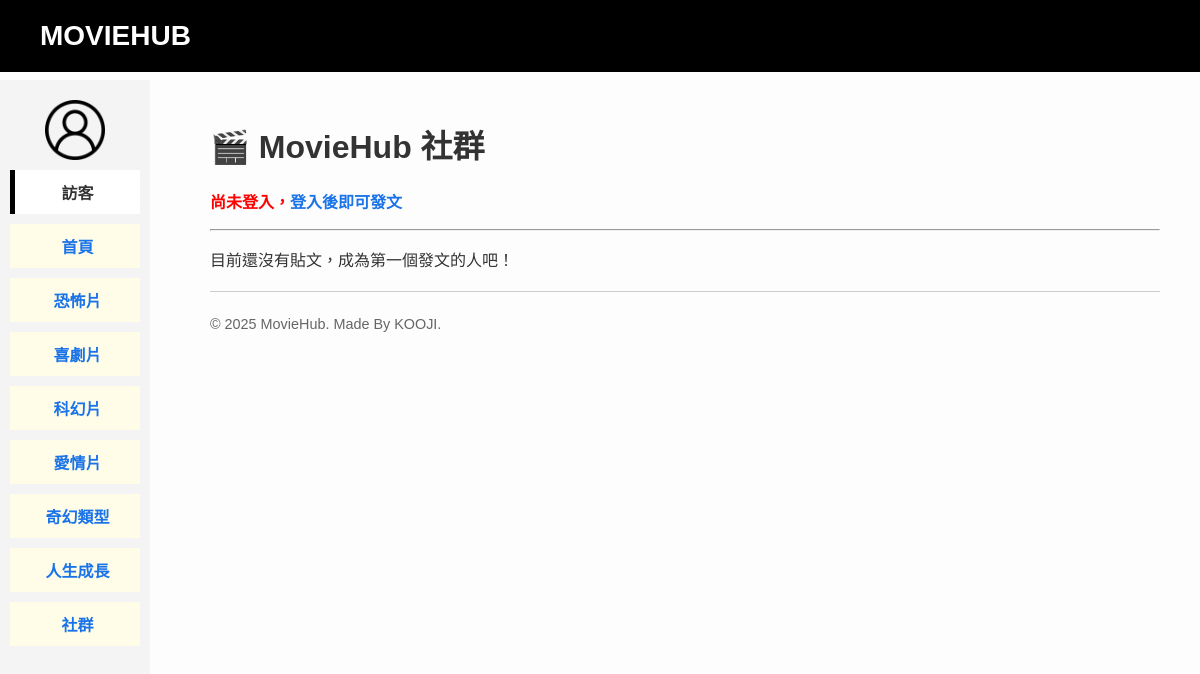
Before: /community with the older database file.
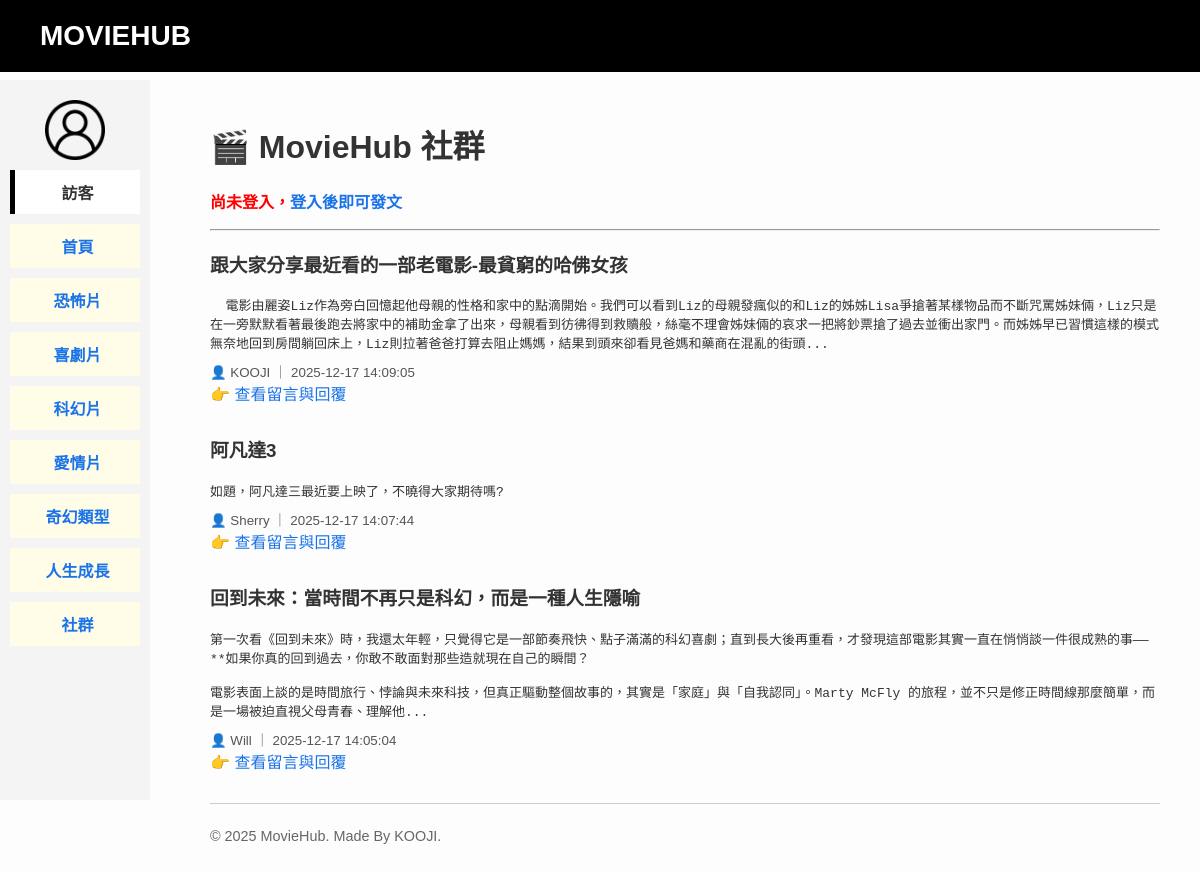
After: the same page with the newer database file.
### tables this page shows
CREATE TABLE community_posts (
                id INTEGER PRIMARY KEY AUTOINCREMENT,
                username TEXT NOT NULL,
                title TEXT NOT NULL,
                content TEXT NOT NULL,
                timestamp DATETIME DEFAULT CURRENT_TIMESTAMP
            );

### main.py (the view, shortened to what this page needs)
@app.route("/community", methods=["GET", "POST"])
def community():
    posts = db.get_all_community_posts()
    return render_template("community.html", posts=posts)

### database.py (called while the page is built)
    def get_all_community_posts(self):
        self.cursor.execute(
            'SELECT * FROM community_posts ORDER BY timestamp DESC'
        )
        return self.cursor.fetchall()

### templates/community.html (shortened to what this page needs)
{% extends "base.html" %}
{% block content %}
<div class="got-container">
    <h1 class="got-title">🎬 MovieHub 社群</h1>
    {% if session.get('username') %}
        <form method="POST" style="margin-bottom: 30px;">
            <input
                type="text"
                name="title"
                placeholder="貼文標題"
                required
                style="width: 100%; padding: 10px; margin-bottom: 10px;"
            >
            <textarea
                name="content"
                rows="5"
                placeholder="分享你的電影心得或明星八卦..."
                required
                style="width: 100%; padding: 10px;"
            ></textarea>
            <button type="submit" style="margin-top: 10px;">
                發表貼文
            </button>
        </form>
    {% else %}
        <p style="color:red; font-weight:bold;">
            尚未登入，<a href="{{ url_for('login') }}">登入後即可發文</a>
        </p>
    {% endif %}
    <hr>
{% for post in posts %}
    <div class="comment-item" style="margin-bottom: 30px;">
        <h3>{{ post['title'] }}</h3>
        <pre style="font-family: monospace; white-space: pre-wrap; margin-bottom: 10px;">
{{- post['content'][:200] -}}{% if post['content']|length > 200 %}...{% endif %}</pre>
        <small style="color: #555;">
            👤 {{ post['username'] }} ｜ {{ post['timestamp'] }}
        </small>
        <br>
        <a href="{{ url_for('community_post', post_id=post['id']) }}">
            👉 查看留言與回覆
        </a>
    </div>
{% else %}
    <p>目前還沒有貼文，成為第一個發文的人吧！</p>
{% endfor %}
</div>
{% endblock %}

Changed rows visible on the page:
added community_posts: title "跟大家分享最近看的一部老電影-最貧窮的哈佛女孩", content "電影由麗姿Liz作為旁白回憶起他母親的性格和家中的點滴開始。我們可以看到Liz的母親發瘋似的和Liz的姊姊Lisa爭搶著某樣物品而不斷咒罵姊妹倆，Liz只是在一旁默默看著最後跑去將家中的補助金拿了出來，母親看到彷彿得到救贖般，絲毫不理會姊妹倆的哀求一把將鈔票搶了過去並衝出家門。而姊姊早已習慣這樣的模式無奈地回到房間躺回床上，Liz則拉著爸爸打算去阻止媽媽，結果到頭來卻看見爸媽和藥商在混亂的街頭", username "KOOJI", timestamp "2025-12-17 14:09:05"
added community_posts: title "阿凡達3", content "如題，阿凡達三最近要上映了，不曉得大家期待嗎?", username "Sherry", timestamp "2025-12-17 14:07:44"
added community_posts: title "回到未來：當時間不再只是科幻，而是一種人生隱喻", content "第一次看《回到未來》時，我還太年輕，只覺得它是一部節奏飛快、點子滿滿的科幻喜劇；直到長大後再重看，才發現這部電影其實一直在悄悄談一件很成熟的事——**如果你真的回到過去，你敢不敢面對那些造就現在自己的瞬間？ 電影表面上談的是時間旅行、悖論與未來科技，但真正驅動整個故事的，其實是「家庭」與「自我認同」。Marty McFly 的旅程，並不只是修正時間線那麼簡單，而是一場被迫直視父母青春、理解他", username "Will", timestamp "2025-12-17 14:05:04"
Other visible differences:
text no longer shown: "目前還沒有貼文，成為第一個發文的人吧！"
